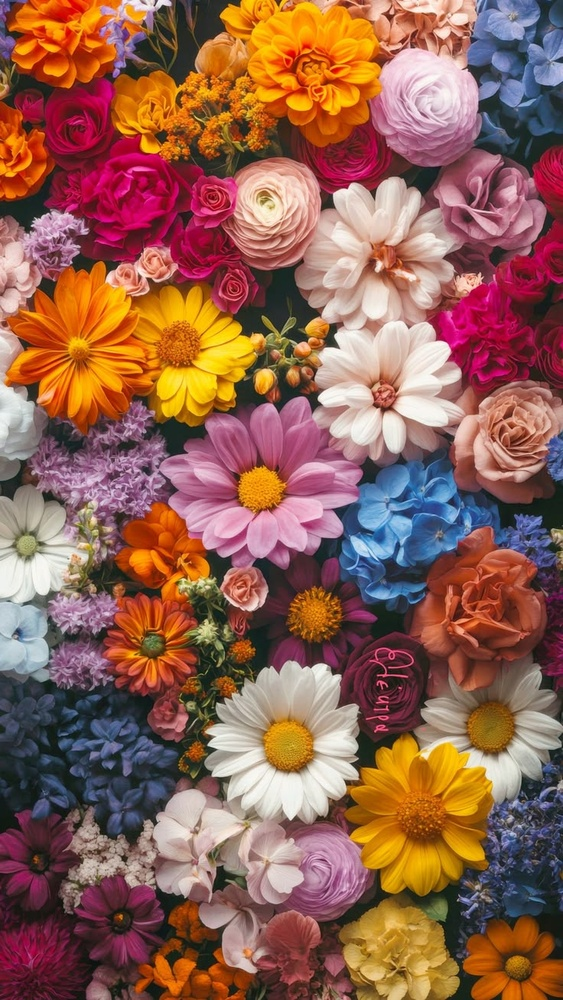
#> input picture Lab7/flori.jpg, 563 x 1000 px, shrunk from 736 x 1308 before the run
$ python Lab7.py
#> lines starting #> are read from the running program, lines starting #| are printed output that depends on the picture

import time

import cv2
import numpy as np

image_path = r'flori.jpg'

SIGMA = 0.8  # deviatia standard a filtrului gaussian
SIGMA_ZGOMOT = 15  # deviatia standard a zgomotului gaussian adaugat


def dimensiune_nucleu(sigma):
    """
    Dimensiunea filtrului: w = 6 * sigma, rotunjita la cel mai apropiat numar impar
    (exemplu: sigma = 0.8 => w = 4.8 ~ 5)
    """
    # 1. w = 6 * sigma, rotunjit in sus
    w = int(np.ceil(6 * sigma))

    # 2. Nucleul trebuie sa aiba un centru, deci w impar
    if w % 2 == 0:
        w += 1
    return w


def nucleu_gaussian_2d(sigma):
    """
    G(x,y) = 1 / (2*pi*sigma^2) * exp( -((x-x0)^2 + (y-y0)^2) / (2*sigma^2) )
    unde (x0, y0) = linia si coloana centrala a nucleului
    """
    # 1. Dimensiunea si centrul nucleului
    w = dimensiune_nucleu(sigma)
    x0 = y0 = w // 2

    # 2. Calculam fiecare element al nucleului
    G = np.zeros((w, w), dtype=np.float64)
    for y in range(w):
        for x in range(w):
            G[y, x] = (1.0 / (2 * np.pi * sigma ** 2)) * \
                      np.exp(-((x - x0) ** 2 + (y - y0) ** 2) / (2 * sigma ** 2))

    # 3. Normalizare: suma elementelor = 1 (pastreaza luminozitatea imaginii)
    return G / G.sum()


def adauga_zgomot_gaussian(img_gri, mu, sigma):
    """
    Model de zgomot aditiv: f(i,j) = s(i,j) + n(i,j), n ~ N(mu, sigma^2)
    """
    # 1. Generam zgomotul gaussian
    n = np.random.normal(mu, sigma, img_gri.shape)

    # 2. Adunam zgomotul si ramanem in intervalul [0, 255]
    return np.clip(img_gri.astype(np.float64) + n, 0, 255).astype(np.uint8)


def convolutie_2d(img_gri, G):
    """
    I_D = G * I_S   (w*w inmultiri pentru fiecare pixel)
    Nucleul gaussian este simetric, deci convolutia coincide cu corelatia.
    """
    # 1. Dimensiuni imagine si nucleu
    h, wid = img_gri.shape
    w = G.shape[0]
    r = w // 2

    # 2. Extindem marginile prin replicarea pixelilor de la frontiera
    img_ext = np.pad(img_gri.astype(np.float64), r, mode='edge')

    # 3. Acumulam contributia fiecarui element G[i, j] al nucleului
    rezultat = np.zeros((h, wid), dtype=np.float64)
    for i in range(w):
        for j in range(w):
            rezultat += G[i, j] * img_ext[i:i + h, j:j + wid]

    # 4. Revenim la uint8
    return np.clip(np.rint(rezultat), 0, 255).astype(np.uint8)


if __name__ == "__main__":
    img = cv2.imread(image_path)
#> img is the input picture: shape (1000, 563, 3); mean B, G, R 81.4, 97.6, 145.9
    if img is None:
        raise FileNotFoundError(f"Nu pot citi imaginea: {image_path}")

    # Lucram pe tonuri de gri
    gri = cv2.cvtColor(img, cv2.COLOR_BGR2GRAY)
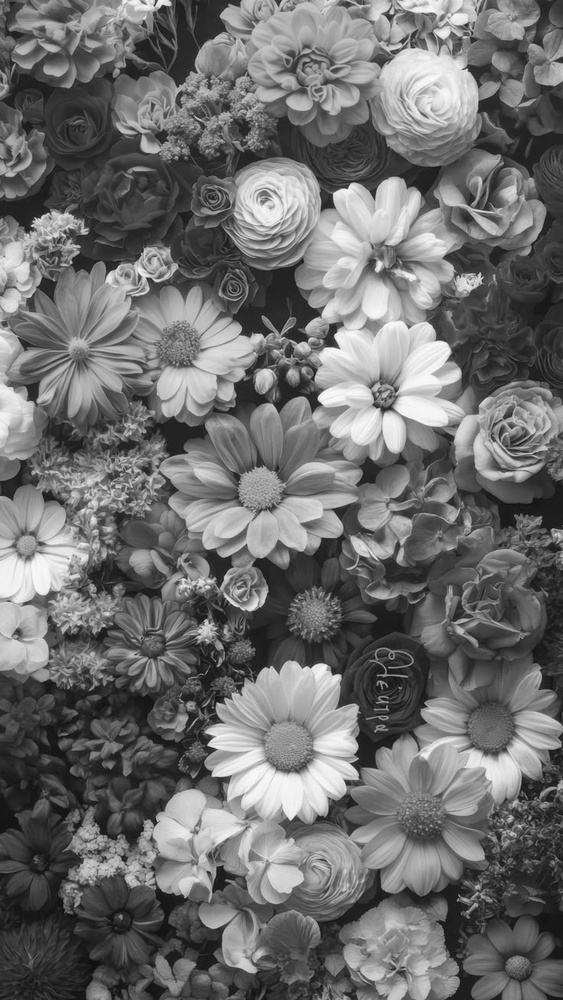
#> gri: shape (1000, 563); min 13, max 254, mean 110.2

    # Imaginea afectata de zgomot gaussian
    zgomotoasa = adauga_zgomot_gaussian(gri, 0, SIGMA_ZGOMOT)

    # Nucleul gaussian bidimensional
    G = nucleu_gaussian_2d(SIGMA)

    # Filtrare + masurarea timpului de procesare
    t0 = time.perf_counter()
    filtrata = convolutie_2d(zgomotoasa, G)
#> in convolutie_2d, `img_ext = np.pad(img_gri.astype(np.float64), r, mode='edge')`:
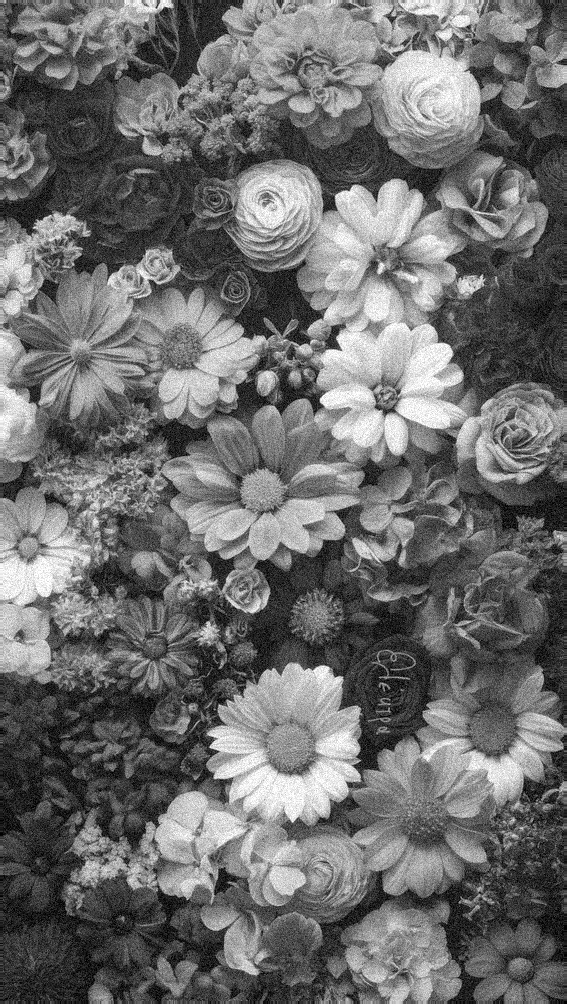
#> img_ext: shape (1004, 567) float64; min 0, max 255, mean 109.6
    timp = (time.perf_counter() - t0) * 1000

    print(f"sigma = {SIGMA}, dimensiunea nucleului w = {G.shape[0]}")
    print("Nucleul gaussian 2D:")
    print(np.round(G, 4))
    print(f"Timp de procesare (nucleu 2D): {timp:.3f} ms")

    cv2.imshow("Imaginea originala", gri)
    cv2.waitKey(0)
    cv2.imshow("Imaginea cu zgomot gaussian", zgomotoasa)
    cv2.waitKey(0)
    cv2.imshow("Imaginea filtrata - nucleu gaussian 2D", filtrata)
    cv2.waitKey(0)
    cv2.destroyAllWindows()
